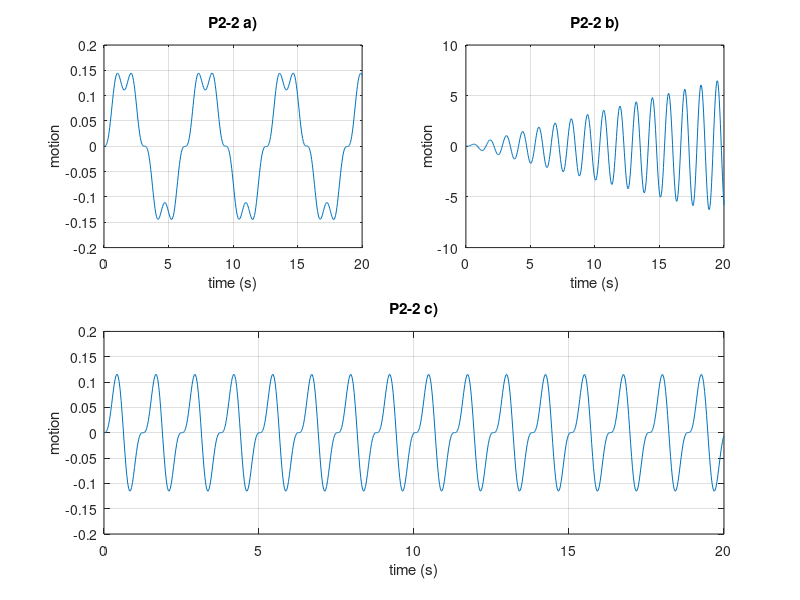

Reproduce this figure in MATLAB. (Note: this script raises an error after producing the figure.)
clear all
close all
clc

tspan = [0, 20];
y0 = [0, 0];

% a)
omiga = 1;
motion = @(t, y) [
    y(2)
    (( 10*sin(omiga*t) - 75*y(1) )/3)
];
[t,y] = ode45(motion, tspan, y0);
subplot(2,2,1), plot(t, y(:,1))
grid on
xlabel('time (s)')
ylabel('motion')
title('P2-2 a)')

% b)
omiga = 5;
motion = @(t, y) [
    y(2)
    (( 10*sin(omiga*t) - 75*y(1) )/3)
];
[t,y] = ode45(motion, tspan, y0);
subplot(2,2,2), plot(t, y(:,1))
grid on
xlabel('time (s)')
ylabel('motion')
title('P2-2 b)')

% c)
omiga = 10;
motion = @(t, y) [
    y(2)
    (( 10*sin(omiga*t) - 75*y(1) )/3)
];
[t,y] = ode45(motion, tspan, y0);
subplot(2,2,[3,4]), plot(t, y(:,1))
grid on
xlabel('time (s)')
ylabel('motion')
title('P2-2 c)')

suptitle('motion of a certain mass connected to a spring with no friction')
